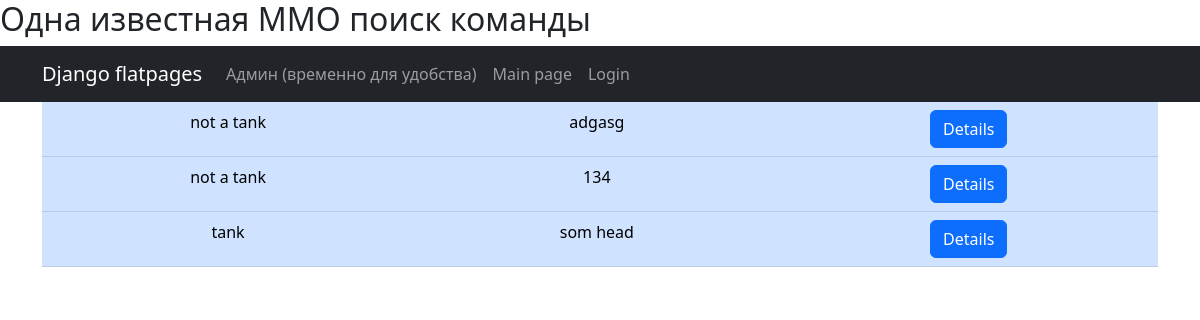
The app's page /, older data.
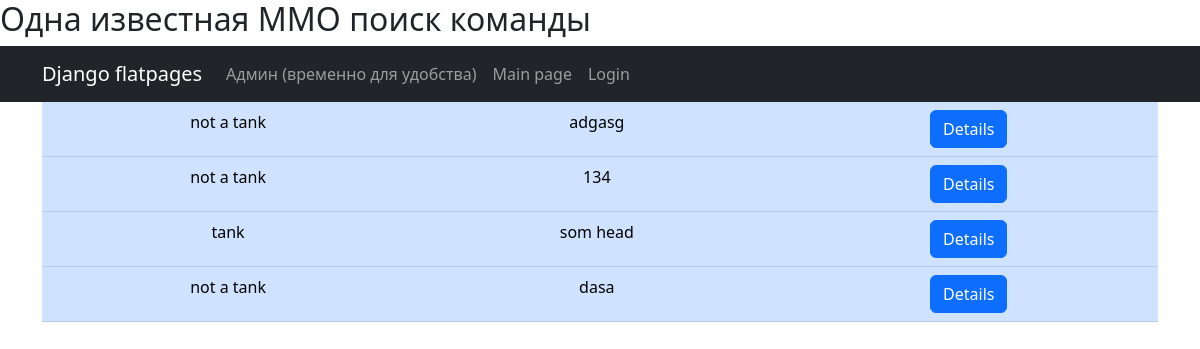
The same page, newer data.
### tickets/models.py (models this page shows, shortened)
class Ticket(models.Model):
    author = models.ForeignKey(User, on_delete=models.CASCADE)
    head = models.CharField(max_length=200)
    body = CKEditor5Field('Text', config_name='extends')
    category = models.CharField(choices=categories, max_length=25)
    pubdate = models.DateField(auto_now_add=True)

### tickets/views.py (the view)
# urls.py: path('', TicketsList.as_view()),
class TicketsList(ListView):  # вьюшка для просмотра всех размещенных на сайте тикетов
    model = Ticket
    ordering = 'pubdate'
    template_name = 'tickets.html'
    context_object_name = 'tickets'

### templates/tickets.html (shortened to what this page needs)
{% extends 'flatpages/default.html' %}
    {% block title %}
    <h2>Одна известная ММО поиск команды</h2>
    {% endblock title %}
    {% block content %}
    {% if tickets %}
    <table class="table table-primary">
    {% for ticket in tickets %}
        <tr>
            <td>
                {{ ticket.category }}
            </td>
            <td>
                {{ ticket.head }}
            </td>
            <td>
                <a class="btn btn-primary" href="{% url 'ticket_detail' ticket.id %}">Details</a>
            </td>
        </tr>
    {% endfor %}
    </table>
    {% else %}
    <h5>There is no active tickets right now</h5>
    {% endif %}
    {% endblock content %}

Row changes from the older to the newer data that the page shows:
added Ticket: category "not a tank", head "dasa"
